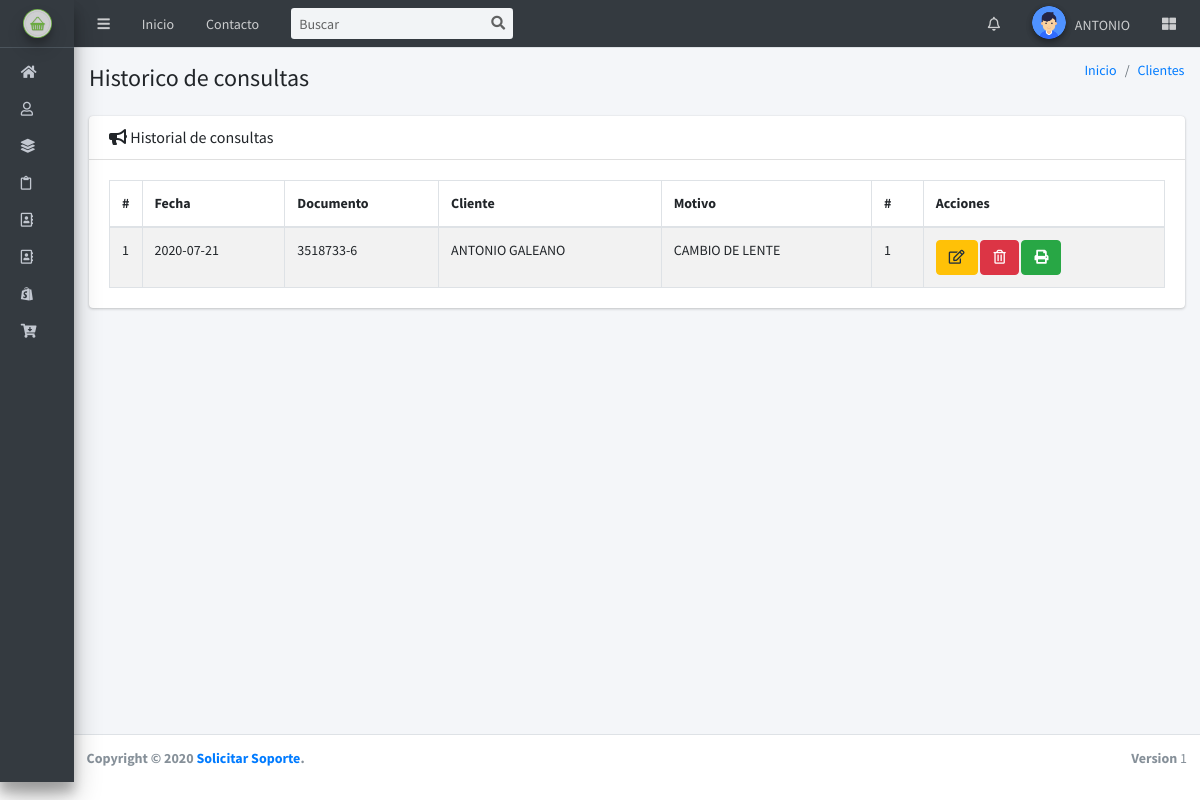
Page /consultas (signed in) on the committed database.
### tables this page shows
CREATE TABLE IF NOT EXISTS `historial` (
  `id_historial` int(11) NOT NULL AUTO_INCREMENT,
  `id` int(11) NOT NULL,
  `fecha` date DEFAULT NULL,
  `motivo` text,
  `esf_od` text,
  `esf_oi` text,
  `cilindro_od` text,
  `cilindro_oi` text,
  `eje_od` text,
  `eje_oi` text,
  `adicion_od` text,
  `adicion_oi` text,
  `dnp_od` text,
  `dnp_oi` text,
  `di` text,
  `alt` text,
  `monofocal` text,
  `monofocal_descri` text,
  `estuche` text,
  `bifocal` text,
  `bifocal_descri` text,
  `progesivo` text,
  `progresivo_descri` text,
  `armazon` text,
  `id_doctor` int(11) DEFAULT NULL,
  `doctor` text,
  `retiro` datetime DEFAULT NULL,
  `total` double DEFAULT NULL,
  `anticipo` double DEFAULT NULL,
  `receta` text,
  `id_usuario` int(11) NOT NULL,
  PRIMARY KEY (`id_historial`),
  KEY `clientes_historial_fk` (`id`) USING BTREE,
  KEY `id_usuario_fk` (`id_usuario`) USING BTREE,
  CONSTRAINT `clientes_historial_fk` FOREIGN KEY (`id`) REFERENCES `clientes` (`id`) ON DELETE NO ACTION ON UPDATE NO ACTION,
  CONSTRAINT `id_usuario_fk` FOREIGN KEY (`id_usuario`) REFERENCES `usuarios` (`id`) ON DELETE NO ACTION ON UPDATE NO ACTION
);

CREATE TABLE IF NOT EXISTS `clientes` (
  `id` int(11) NOT NULL AUTO_INCREMENT,
  `nombre` text,
  `documento` text,
  `email` text,
  `telefono` text,
  `direccion` text,
  `fecha_nacimiento` date DEFAULT NULL,
  `compras` int(11) DEFAULT '0',
  `ultima_compra` date DEFAULT NULL,
  `fecha` timestamp NOT NULL DEFAULT CURRENT_TIMESTAMP,
  PRIMARY KEY (`id`),
  KEY `índice_1` (`id`) USING BTREE
);

### controladores/plantilla.controlador.php (called while the page is built)
<?php
class ControladorPlantilla{
	static public function ctrPlantilla(){
		include "vistas/plantilla.php";
	}
}

### index.php (called while the page is built, shortened)
<?php
require_once "controladores/plantilla.controlador.php";
require_once "controladores/clientes.controlador.php";
require_once "controladores/compras.controlador.php";
require_once "controladores/historial.controlador.php";
require_once "modelos/clientes.modelo.php";
require_once "modelos/historial.modelo.php";
$plantilla =  new ControladorPlantilla();
$plantilla ->ctrPlantilla();

### controladores/historial.controlador.php (called while the page is built, shortened)
<?php
class ControladorHistorial{
	static public function  ctrMostrarHistorial($item, $valor){
		$tabla = "historial";
		$respuesta = ModeloHistorial::mldMostrarHistorial($tabla, $item, $valor);
		return $respuesta;
	}
}

### modelos/conexion.php (called while the page is built)
<?php
class Conexion{
	static public  function conectar(){
		$link = new PDO(
			"mysql:host=localhost; dbname=optivision",
			"root",
			"");
		$link->exec("set names utf8");
		return $link;
	}
}

### modelos/historial.modelo.php (called while the page is built, shortened)
<?php
require_once "conexion.php";
class ModeloHistorial{
static public function mldMostrarHistorial($tabla, $item, $valor){
	if ($item != null) {
				  $stmt = Conexion::conectar()->prepare("SELECT * FROM $tabla WHERE   $item = :$item");
				   $stmt->bindParam(':'.$item, $valor, PDO::PARAM_STR);
				  $stmt -> execute();
				  return $stmt -> fetchAll();
		}else{
			$stmt = Conexion::conectar()->prepare("SELECT * FROM  $tabla");
			$stmt -> execute();
			 return $stmt -> fetchAll();
			}
	}
}

### controladores/clientes.controlador.php (called while the page is built, shortened)
<?php
class ControladorClientes{
	static public function crtMostrarClientes($item, $valor){
		$tabla = "clientes";
		$respuesta = ModeloClientes::mldMostrarClientes($tabla, $item, $valor);
		return $respuesta;
	}
}

### modelos/clientes.modelo.php (called while the page is built, shortened)
<?php
require_once "conexion.php";
class ModeloClientes{
	static public function mldMostrarClientes($tabla, $item, $valor){
		if ($item != null) {
			$stmt = Conexion::conectar()->prepare("SELECT * FROM $tabla WHERE $item = :$item ORDER BY id DESC");
			$stmt -> bindParam(":".$item, $valor, PDO::PARAM_STR);
			$stmt -> execute();
			return $stmt -> fetch();
		}else{
			$stmt = Conexion::conectar()->prepare("SELECT * FROM  $tabla");
			$stmt -> execute();
			 return $stmt -> fetchAll();
		}
	}
}

### vistas/modulos/consultas.php (the view, shortened to what this page needs)
<div class="content-wrapper">
   <section class="content-header">
    <div class="container-fluid">
      <div class="row mb-2">
        <div class="col-sm-6">
          <h1>Historico de consultas</h1>
        </div>
        <div class="col-sm-6">
          <ol class="breadcrumb float-sm-right">
            <li class="breadcrumb-item"><a href="#">Inicio</a></li>
             <li class="breadcrumb-item active"><a href="clientes">Clientes</a></li>
          </ol>
        </div>
      </div>
    </div>
  </section>
  <section class="content">
    <div class="container-fluid">
      <div class="row">
        <div class="col-md-12">
          <div class="card card-default">
            <div class="card-header">
              <h3 class="card-title">
                <i class="fas fa-bullhorn"></i>
                Historial de consultas
              </h3>
            </div>
            <div class="card-body">
 <table   class="table table-striped table-bordered dt-responsive nowrap tblHistorial" style="width:100%">
            <thead>
              <tr>
                <th style="width: 10px;">#</th>
                <th>Fecha</th>
                <th>Documento</th>
                <th>Cliente</th>
                <th>Motivo</th>
                <th>#</th>
                <th>Acciones</th>
              </tr>
              </thead>
              <tbody>
              <?php
                  $itema = null;
                  $valora = null;
                $historial = ControladorHistorial::ctrMostrarHistorial($itema, $valora);
                foreach ($historial as $key => $value) {
                   $item = "id";
                    $valor = $value["id"];
                    $traerCliente =ControladorClientes::crtMostrarClientes($item, $valor);
                   echo '<tr>
                          <td>'.($key+1).'</td>
                          <td>'.$value["fecha"].'</td>
                          <td>'. $traerCliente["documento"].'</td>
                          <td>'. $traerCliente["nombre"].'</td>
                          <td>'.$value["motivo"].'</td>
                          <td>'.$value["id_historial"].'</td>
                          ';
                          echo '
                          <td>
                            <div class="btn-group-xs">
                              <button class="btn btn-warning btnEditarConsultas" idUsuario="'.$value["id_historial"].'" name="btnEditarUsuario"><i class="far fa-edit"></i></button>
                              <button class="btn btn-danger btnEliminarConsultas" idUsuario="'.$value["id_historial"].'" "><i class="far fa-trash-alt"></i></button>
                              <button class="btn btn-success btnMostrarConsultas" idUsuario="'.$value["id_historial"].'" "><i class="fas fa-print"></i></button>
                            </div>
                          </td>
                        </tr>';
                }
               ?>
              </tbody>
          </table>
            </div>
          </div>
        </div>
      </div>
    </div>
  </section>
</div>

### vistas/css/editor.css (style rules this page uses)
h1 { margin-top:10px; line-height:40px; }

### rows in the picture
historial: fecha "2020-07-21", id.documento "3518733-6", id.nombre "ANTONIO GALEANO", motivo "CAMBIO DE LENTE", id_historial "1"

### other values in the picture
$_SESSION["nombre"] "ANTONIO"
